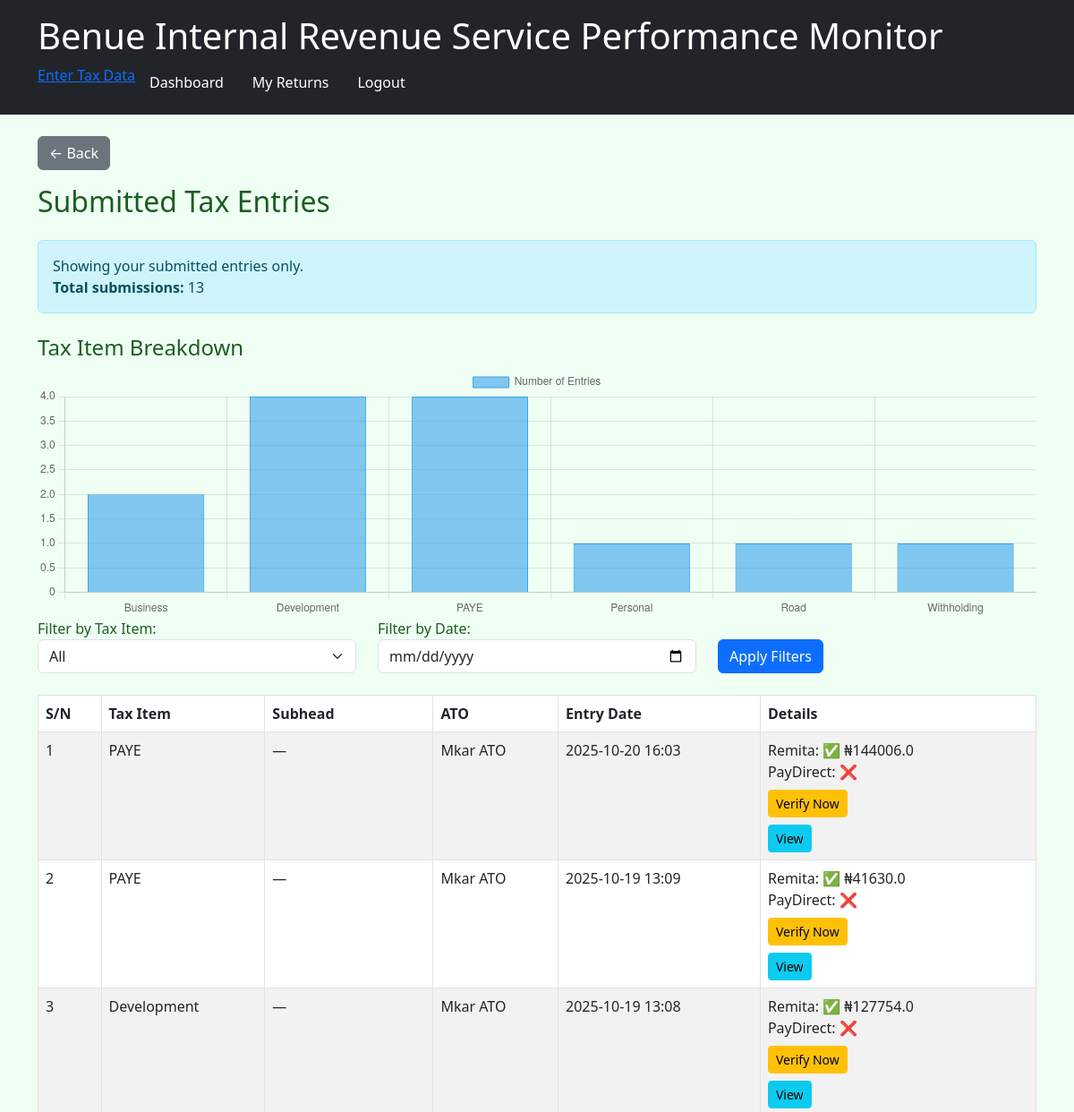
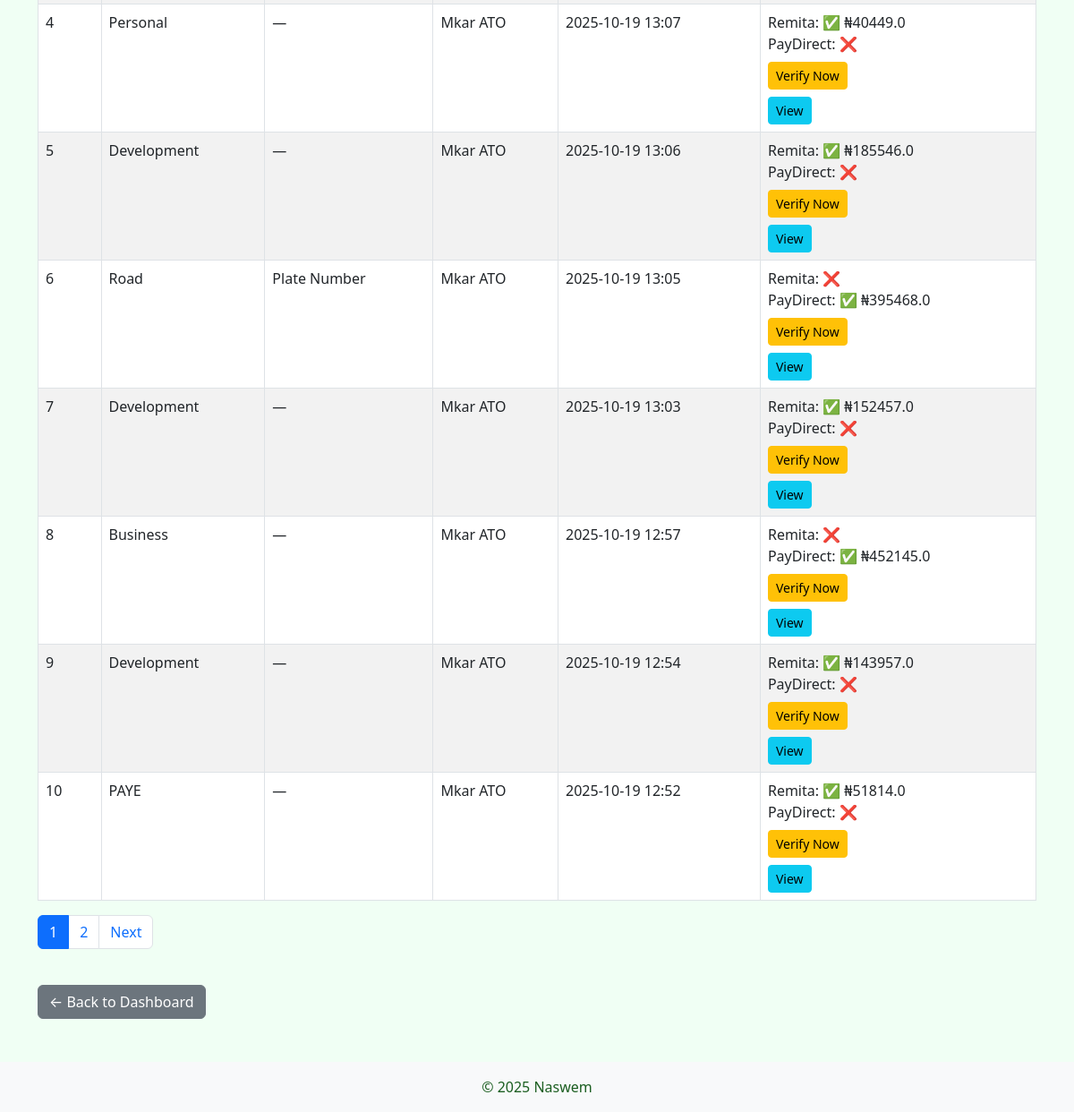
/view_entries (signed in), run on the app's committed database (2 pictures, top to bottom).
### models.py (models this page shows, shortened)
class TaxEntry(db.Model):
    id = db.Column(db.Integer, primary_key=True)
    tax_item = db.Column(db.String(100))
    subhead = db.Column(db.String(100))
    rrr = db.Column(db.String(100), unique=True, nullable=True)
    paydirect_ref = db.Column(db.String(100), unique=True, nullable=True)
    rrr_verified = db.Column(db.Boolean, default=False)
    paydirect_verified = db.Column(db.Boolean, default=False)
    rrr_amount = db.Column(db.Float)
    paydirect_amount = db.Column(db.Float)
    uploaded_by = db.Column(db.Integer, db.ForeignKey('user.id'))
    user = db.relationship('User', backref='entries')
    data = db.Column(db.JSON)
    date_uploaded = db.Column(db.DateTime, default=datetime.utcnow)
    month = db.Column(db.Integer)  # ✅ NEW
    year = db.Column(db.Integer)   # ✅ NEW

class User(UserMixin, db.Model):
    id = db.Column(db.Integer, primary_key=True)
    username = db.Column(db.String(150), unique=True, nullable=False)
    password_hash = db.Column(db.String(256), nullable=False)
    role = db.Column(db.String(50), default='user')  # Optional: add role support
    performance_summaries = db.relationship('PerformanceSummary', backref='user', lazy=True)

### app.py (the view)
@app.route('/view_entries')
@login_required
def view_entries():
    page = request.args.get('page', 1, type=int)
    per_page = 10
    tax_item = request.args.get('tax_item')
    date_filter = request.args.get('date')
    if current_user.role in ['admin', 'reviewer']:
        query = TaxEntry.query
    else:
        query = TaxEntry.query.filter_by(uploaded_by=current_user.id)
    if tax_item:
        query = query.filter(TaxEntry.tax_item.ilike(f"%{tax_item}%"))
    if date_filter:
        try:
            date_obj = datetime.strptime(date_filter, '%Y-%m-%d')
            query = query.filter(func.date(TaxEntry.date_uploaded) == date_obj.date())
        except ValueError:
            flash("Invalid date format. Use YYYY-MM-DD.", "warning")
    pagination = query.order_by(TaxEntry.date_uploaded.desc()).paginate(page=page, per_page=per_page)
    entries = pagination.items
    total_count = query.count()
    if current_user.role in ['admin', 'reviewer']:
        breakdown_query = db.session.query(
            TaxEntry.tax_item,
            func.count(TaxEntry.id)
        ).group_by(TaxEntry.tax_item)
    else:
        breakdown_query = db.session.query(
            TaxEntry.tax_item,
            func.count(TaxEntry.id)
        ).filter_by(uploaded_by=current_user.id).group_by(TaxEntry.tax_item)
    tax_item_breakdown = breakdown_query.all()
    return render_template(
        'view_entries.html',
        entries=entries,
        pagination=pagination,
        tax_item=tax_item,
        date_filter=date_filter,
        total_count=total_count,
        tax_item_breakdown=tax_item_breakdown
    )

### app.py (called while the page is built)
@login_manager.user_loader
def load_user(user_id):
    return db.session.get(User, int(user_id))

### templates/view_entries.html (shortened to what this page needs)
{% extends "base.html" %}
{% block content %}
<h2 class="mb-4">Submitted Tax Entries</h2>
{% if current_user.role == 'ato' %}
  <div class="alert alert-info">
    Showing your submitted entries only.<br>
    <strong>Total submissions:</strong> {{ total_count }}
  </div>
{% elif current_user.role in ['admin', 'reviewer'] %}
  <div class="alert alert-info">
    Showing all ATO submissions across the platform.<br>
    <strong>Total entries:</strong> {{ total_count }}
  </div>
{% endif %}
<h4 class="mt-4">Tax Item Breakdown</h4>
<canvas id="taxChart" width="400" height="100"></canvas>
<script>
  const ctx = document.getElementById('taxChart').getContext('2d');
  const taxChart = new Chart(ctx, {
    type: 'bar',
    data: {
      labels: [
        {% for item, count in tax_item_breakdown %}
          "{{ item }}"{% if not loop.last %},{% endif %}
        {% endfor %}
      ],
      datasets: [{
        label: 'Number of Entries',
        data: [
          {% for item, count in tax_item_breakdown %}
            {{ count }}{% if not loop.last %},{% endif %}
          {% endfor %}
        ],
        backgroundColor: 'rgba(54, 162, 235, 0.6)',
        borderColor: 'rgba(54, 162, 235, 1)',
        borderWidth: 1
      }]
    },
    options: {
      scales: {
        y: { beginAtZero: true }
      }
    }
  });
</script>
<form method="GET" class="row mb-4">
  <div class="col-md-4">
    <label for="tax_item">Filter by Tax Item:</label>
    <select name="tax_item" class="form-select">
      <option value="">All</option>
    </select>
  </div>
  <div class="col-md-4">
    <label for="date">Filter by Date:</label>
    <input type="date" name="date" class="form-control" value="{{ date_filter }}">
  </div>
  <div class="col-md-4 d-flex align-items-end">
    <button type="submit" class="btn btn-primary">Apply Filters</button>
  </div>
</form>
<table class="table table-bordered table-striped">
  <thead>
    <tr>
      <th>S/N</th>
      <th>Tax Item</th>
      <th>Subhead</th>
      <th>ATO</th>
      <th>Entry Date</th>
      <th>Details</th>
    </tr>
  </thead>
  <tbody>
    {% for entry in entries %}
    <tr>
      <td>{{ (pagination.page - 1) * pagination.per_page + loop.index }}</td>
      <td>{{ entry.tax_item }}</td>
      <td>{{ entry.subhead or '—' }}</td>
      <td>{{ entry.user.username }}</td>
      <td>{{ entry.date_uploaded.strftime('%Y-%m-%d %H:%M') }}</td>
      <td>
        Remita: {% if entry.rrr_verified %}✅ ₦{{ entry.rrr_amount }}{% else %}❌{% endif %}<br>
        PayDirect: {% if entry.paydirect_verified %}✅ ₦{{ entry.paydirect_amount }}{% else %}❌{% endif %}
        <form method="POST" action="{{ url_for('reverify_entry', entry_id=entry.id) }}">
          <button class="btn btn-sm btn-warning mt-2">Verify Now</button>
        </form>
        <button class="btn btn-sm btn-info mt-2" onclick="toggleDetails('{{ loop.index }}')">View</button>
      </td>
    </tr>
    {% endfor %}
  </tbody>
</table>
{% if pagination.pages > 1 %}
<nav aria-label="Page navigation">
  <ul class="pagination">
    {% for page_num in pagination.iter_pages(left_edge=1, right_edge=1, left_current=2, right_current=2) %}
      {% if page_num %}
        <li class="page-item {% if page_num == pagination.page %}active{% endif %}">
          <a class="page-link" href="{{ url_for('view_entries', page=page_num, tax_item=tax_item, date=date_filter) }}">{{ page_num }}</a>
        </li>
      {% else %}
        <li class="page-item disabled"><span class="page-link">…</span></li>
      {% endif %}
    {% endfor %}
    {% if pagination.has_next %}
    <li class="page-item">
      <a class="page-link" href="{{ url_for('view_entries', page=pagination.next_num, tax_item=tax_item, date=date_filter) }}">Next</a>
    </li>
    {% endif %}
  </ul>
</nav>
{% endif %}
<a href="{{ url_for('dashboard') }}" class="btn btn-secondary mt-4">← Back to Dashboard</a>
{% endblock %}

### static/CSS/style.css (style rules this page uses)
body { background-color: #f0fff4; color: #1b5e20; }

### data on the page
TaxEntry: (pagination.page-1)*pagination.per_page+loop.index "1", tax_item "PAYE", subhead "—", user.username "Mkar ATO", date_uploaded "2025-10-20 16:03", rrr_amount "144006.0"
TaxEntry: page "2", tax_item "PAYE", subhead "—", user.username "Mkar ATO", date_uploaded "2025-10-19 13:09", rrr_amount "41630.0"
TaxEntry: page "3", tax_item "Development", subhead "—", user.username "Mkar ATO", date_uploaded "2025-10-19 13:08", rrr_amount "127754.0"
TaxEntry: page "4", tax_item "Personal", subhead "—", user.username "Mkar ATO", date_uploaded "2025-10-19 13:07", rrr_amount "40449.0"
TaxEntry: page "5", tax_item "Development", subhead "—", user.username "Mkar ATO", date_uploaded "2025-10-19 13:06", rrr_amount "185546.0"
TaxEntry: page "6", tax_item "Road", subhead "Plate Number", user.username "Mkar ATO", date_uploaded "2025-10-19 13:05", paydirect_amount "395468.0"
TaxEntry: page "7", tax_item "Development", subhead "—", user.username "Mkar ATO", date_uploaded "2025-10-19 13:03", rrr_amount "152457.0"
TaxEntry: page "8", tax_item "Business", subhead "—", user.username "Mkar ATO", date_uploaded "2025-10-19 12:57", paydirect_amount "452145.0"
TaxEntry: page "9", tax_item "Development", subhead "—", user.username "Mkar ATO", date_uploaded "2025-10-19 12:54", rrr_amount "143957.0"
TaxEntry: page "10", tax_item "PAYE", subhead "—", user.username "Mkar ATO", date_uploaded "2025-10-19 12:52", rrr_amount "51814.0"

### other printed values
{{ total_count }} "13"
{{ page_num }} "1" "2"
chart data {{ item }} Business, Development, PAYE, Personal, Road, Withholding
chart data {{ count }} 2, 4, 4, 1, 1, 1
